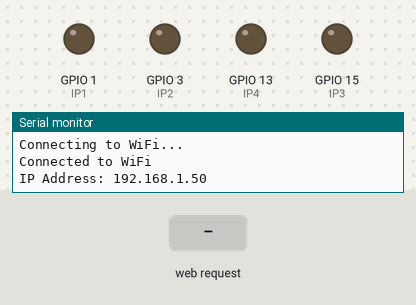
Recording of a sketch running on a simulated ESP8266 (NodeMCU). Parts: output pins drawn as LEDs (lit = HIGH), the last lines printed to the serial monitor. Inputs (shaded band) come from the test bench. WiFi joins after 1.5 s; servers stay silent unless stated.

Above: at 3.2 s.
3.3 s: HTTP request GET /action?action=forward received
At 4.1 s:
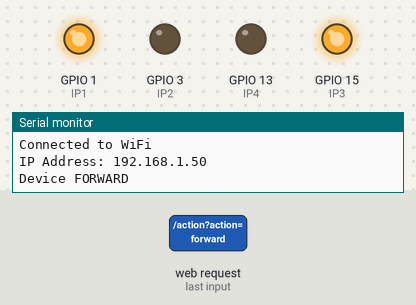
4.8 s: HTTP request GET /action?action=backward received
At 5.3 s:
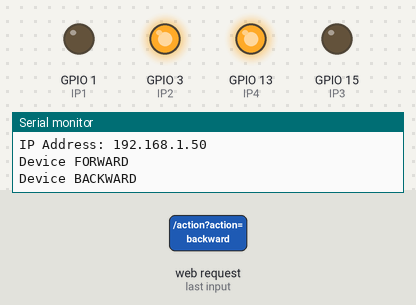
6.3 s: HTTP request GET /action?action=left received
At 7.5 s:
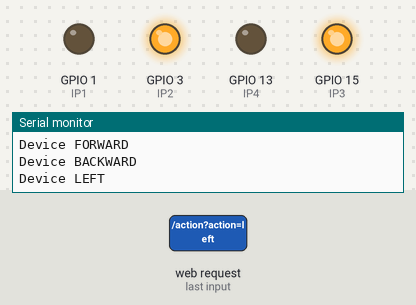
7.8 s: HTTP request GET /action?action=right received
At 8.8 s:
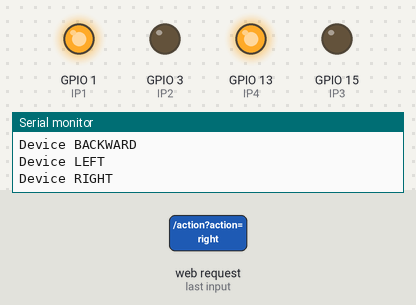
Timing chart, 0 to 10.3 s (numbered marks = the images above; inputs shaded):
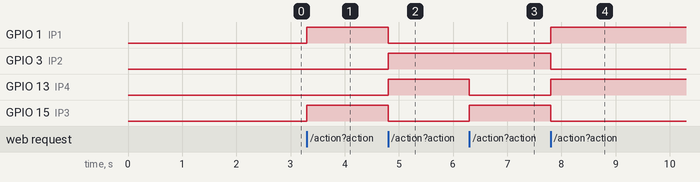

Measured:
- after the input at 3.3 s, GPIO 1 (IP1), GPIO 15 (IP3): LOW → HIGH at once
- after the input at 4.8 s, GPIO 1 (IP1), GPIO 15 (IP3): HIGH → LOW at once; GPIO 3 (IP2), GPIO 13 (IP4): LOW → HIGH at once
- after the input at 6.3 s, GPIO 13 (IP4): HIGH → LOW at once; GPIO 15 (IP3): LOW → HIGH at once
- after the input at 7.8 s, GPIO 1 (IP1), GPIO 13 (IP4): LOW → HIGH at once; GPIO 3 (IP2), GPIO 15 (IP3): HIGH → LOW at once

The sketch:

Lillibot.ino
```cpp
#include <ESP8266WiFi.h>
#include <ESP8266WebServer.h>

// WiFi Credentials
const char* ssid = "YOUR WIFI NAME";
const char* password = "YOUR WIFI PASSWORD";

int IP1 =1;   //Assign GOIO PINS
int IP2 =3;
int IP3 =15;
int IP4 =13;

ESP8266WebServer server(80);

static const char PROGMEM INDEX_HTML[] = R"(
<html>
  <head>
    <title>ESP8266 Robot</title>
    <meta name="viewport" content="width=device-width, initial-scale=1">
    <style>
      body { font-family: Arial; text-align: center; margin:0px auto; padding-top: 30px;}
      table { margin-left: auto; margin-right: auto; }
      td { padding: 8 px; }
      .button
      {
        background-color: #2f4468;
        border: none;
        color: white;
        padding: 10px 20px;
        text-align: center;
        text-decoration: none;
        display: inline-block;
        font-size: 18px;
        margin: 6px 3px;
        cursor: pointer;
        -webkit-touch-callout: none;
        -webkit-user-select: none;
        -khtml-user-select: none;
        -moz-user-select: none;
        -ms-user-select: none;
        user-select: none;
        -webkit-tap-highlight-color: rgba(0,0,0,0);
      }
    </style>
  </head>
  <body>
    <h1>ESP8266 Robot</h1>
    <table>
      <tr>
 <td colspan="3" align="center"><button class="button" onmousedown="toggleCheckbox('forward');" ontouchstart="toggleCheckbox('forward');" onmouseup="toggleCheckbox('stop');" ontouchend="toggleCheckbox('stop');">Forward</button></td></tr>
      <tr><td align="center"><button class="button" onmousedown="toggleCheckbox('left');" ontouchstart="toggleCheckbox('left');" onmouseup="toggleCheckbox('stop');" ontouchend="toggleCheckbox('stop');">Left</button></td><td align="center"><button class="button" onmousedown="toggleCheckbox('stop');" ontouchstart="toggleCheckbox('stop');">Stop</button></td><td align="center"><button class="button" onmousedown="toggleCheckbox('right');" ontouchstart="toggleCheckbox('right');" onmouseup="toggleCheckbox('stop');" ontouchend="toggleCheckbox('stop');">Right</button></td></tr>
      <tr>
        <td colspan="3" align="center">
          <button class="button" onmousedown="toggleCheckbox('backward');" ontouchstart="toggleCheckbox('backward');" onmouseup="toggleCheckbox('stop');" ontouchend="toggleCheckbox('stop');">Backward</button>
        </td>
      </tr>
    </table>
    <script>
    function toggleCheckbox(x)
    {
      var xhr = new XMLHttpRequest();
      xhr.open("GET", "/action?action=" + x, true);
      xhr.send();
    }
  </script>
  </body>
</html>
)";

void setup() {
  pinMode( IP1, OUTPUT);
  pinMode( IP2, OUTPUT);
  pinMode( IP3, OUTPUT);
  pinMode( IP4, OUTPUT);

  Serial.begin(115200);


  WiFi.begin(ssid, password);

  while (WiFi.status() != WL_CONNECTED) {
    delay(1000);
    Serial.println("Connecting to WiFi...");
  }

  Serial.println("Connected to WiFi");
  Serial.print("IP Address: ");
  Serial.println(WiFi.localIP());
  server.on("/", handleRoot);
  server.on("/action", handleAction);
  server.begin();
}

void loop() {
  server.handleClient();
}

void handleAction() {
  String action = server.arg("action");

  if (action == "forward")
  {
    digitalWrite(IP1, HIGH);  /* 1  */
    digitalWrite(IP2, LOW); /* 0  */

    digitalWrite(IP3, HIGH);  /* 1  */
    digitalWrite(IP4, LOW); /* 0  */


    Serial.println("Device FORWARD");
  }
  else if (action == "backward")
  {
    digitalWrite(IP1, LOW);  /* 0  */
    digitalWrite(IP2, HIGH); /* 1  */

    digitalWrite(IP3, LOW);  /* 0  */
    digitalWrite(IP4, HIGH); /* 1  */

    Serial.println("Device BACKWARD");
  }
  else if (action == "left")
  {
    digitalWrite(IP1, LOW);  /* 0  */
    digitalWrite(IP2, HIGH); /* 1  */

    digitalWrite(IP3, HIGH);  /* 1  */
    digitalWrite(IP4, LOW); /* 0  */

    Serial.println("Device LEFT");
  }
  else if (action == "right")
  {
    digitalWrite(IP1, HIGH);  /* 1  */
    digitalWrite(IP2, LOW); /* 0  */

    digitalWrite(IP3, LOW);  /* 0  */
    digitalWrite(IP4, HIGH); /* 1  */

    Serial.println("Device RIGHT");
  }
  else if (action == "stop")
  {
    digitalWrite(IP1, LOW);  /* 0  */
    digitalWrite(IP2, LOW); /* 0  */
    digitalWrite(IP3, LOW);  /* 0  */
    digitalWrite(IP4, LOW); /* 0  */

    Serial.println("Device OFF");
  }

  server.send(200, "text/html", "Action: " + action);
}


void handleRoot() {
  server.send(200, "text/html", INDEX_HTML);
}
```
